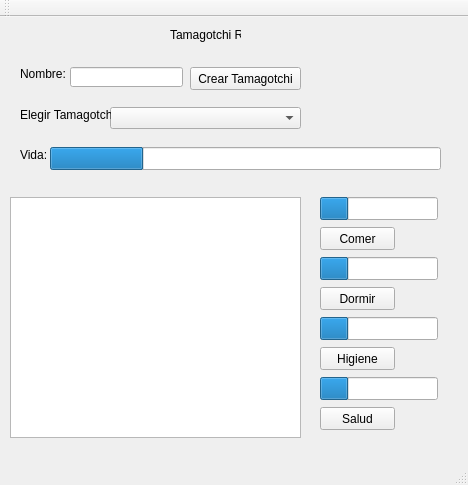
<?xml version="1.0" encoding="UTF-8"?>
<ui version="4.0">
 <class>Tamagotchi</class>
 <widget class="QMainWindow" name="Tamagotchi">
  <property name="geometry">
   <rect>
    <x>0</x>
    <y>0</y>
    <width>468</width>
    <height>485</height>
   </rect>
  </property>
  <property name="windowTitle">
   <string>Tamagotchi</string>
  </property>
  <widget class="QWidget" name="centralWidget">
   <widget class="QPushButton" name="ComerB">
    <property name="geometry">
     <rect>
      <x>320</x>
      <y>210</y>
      <width>75</width>
      <height>23</height>
     </rect>
    </property>
    <property name="text">
     <string>Comer</string>
    </property>
   </widget>
   <widget class="QPushButton" name="DormirB">
    <property name="geometry">
     <rect>
      <x>320</x>
      <y>270</y>
      <width>75</width>
      <height>23</height>
     </rect>
    </property>
    <property name="text">
     <string>Dormir</string>
    </property>
   </widget>
   <widget class="QPushButton" name="HigieneB">
    <property name="geometry">
     <rect>
      <x>320</x>
      <y>330</y>
      <width>75</width>
      <height>23</height>
     </rect>
    </property>
    <property name="text">
     <string>Higiene</string>
    </property>
   </widget>
   <widget class="QPushButton" name="SaludB">
    <property name="geometry">
     <rect>
      <x>320</x>
      <y>390</y>
      <width>75</width>
      <height>23</height>
     </rect>
    </property>
    <property name="text">
     <string>Salud</string>
    </property>
   </widget>
   <widget class="QProgressBar" name="BarraComida">
    <property name="geometry">
     <rect>
      <x>320</x>
      <y>180</y>
      <width>118</width>
      <height>23</height>
     </rect>
    </property>
    <property name="value">
     <number>24</number>
    </property>
    <property name="textVisible">
     <bool>false</bool>
    </property>
   </widget>
   <widget class="QProgressBar" name="BarraDormir">
    <property name="geometry">
     <rect>
      <x>320</x>
      <y>240</y>
      <width>118</width>
      <height>23</height>
     </rect>
    </property>
    <property name="value">
     <number>24</number>
    </property>
    <property name="textVisible">
     <bool>false</bool>
    </property>
   </widget>
   <widget class="QProgressBar" name="BarraHigiene">
    <property name="geometry">
     <rect>
      <x>320</x>
      <y>300</y>
      <width>118</width>
      <height>23</height>
     </rect>
    </property>
    <property name="value">
     <number>24</number>
    </property>
    <property name="textVisible">
     <bool>false</bool>
    </property>
   </widget>
   <widget class="QProgressBar" name="BarraSalud">
    <property name="geometry">
     <rect>
      <x>320</x>
      <y>360</y>
      <width>118</width>
      <height>23</height>
     </rect>
    </property>
    <property name="value">
     <number>24</number>
    </property>
    <property name="textVisible">
     <bool>false</bool>
    </property>
   </widget>
   <widget class="QGraphicsView" name="Figura">
    <property name="geometry">
     <rect>
      <x>10</x>
      <y>180</y>
      <width>291</width>
      <height>241</height>
     </rect>
    </property>
   </widget>
   <widget class="QProgressBar" name="BarraVida">
    <property name="geometry">
     <rect>
      <x>50</x>
      <y>130</y>
      <width>391</width>
      <height>23</height>
     </rect>
    </property>
    <property name="value">
     <number>24</number>
    </property>
    <property name="textVisible">
     <bool>false</bool>
    </property>
   </widget>
   <widget class="QLabel" name="Vida">
    <property name="geometry">
     <rect>
      <x>20</x>
      <y>130</y>
      <width>31</width>
      <height>16</height>
     </rect>
    </property>
    <property name="text">
     <string>Vida:</string>
    </property>
   </widget>
   <widget class="QPushButton" name="CrearTamagotchi">
    <property name="geometry">
     <rect>
      <x>190</x>
      <y>50</y>
      <width>111</width>
      <height>23</height>
     </rect>
    </property>
    <property name="text">
     <string>Crear Tamagotchi</string>
    </property>
   </widget>
   <widget class="QLabel" name="Titulo">
    <property name="geometry">
     <rect>
      <x>170</x>
      <y>10</y>
      <width>71</width>
      <height>16</height>
     </rect>
    </property>
    <property name="text">
     <string>Tamagotchi RS</string>
    </property>
   </widget>
   <widget class="QLineEdit" name="NombreTamagotchi">
    <property name="geometry">
     <rect>
      <x>70</x>
      <y>50</y>
      <width>113</width>
      <height>20</height>
     </rect>
    </property>
   </widget>
   <widget class="QLabel" name="Nombre">
    <property name="geometry">
     <rect>
      <x>20</x>
      <y>50</y>
      <width>47</width>
      <height>13</height>
     </rect>
    </property>
    <property name="text">
     <string>Nombre:</string>
    </property>
   </widget>
   <widget class="QComboBox" name="comboBox">
    <property name="geometry">
     <rect>
      <x>-220</x>
      <y>60</y>
      <width>69</width>
      <height>22</height>
     </rect>
    </property>
   </widget>
   <widget class="QComboBox" name="comboBox_2">
    <property name="geometry">
     <rect>
      <x>110</x>
      <y>90</y>
      <width>191</width>
      <height>22</height>
     </rect>
    </property>
   </widget>
   <widget class="QLabel" name="label">
    <property name="geometry">
     <rect>
      <x>20</x>
      <y>90</y>
      <width>91</width>
      <height>16</height>
     </rect>
    </property>
    <property name="text">
     <string>Elegir Tamagotchi:</string>
    </property>
   </widget>
  </widget>
  <widget class="QMenuBar" name="menuBar">
   <property name="geometry">
    <rect>
     <x>0</x>
     <y>0</y>
     <width>468</width>
     <height>21</height>
    </rect>
   </property>
  </widget>
  <widget class="QToolBar" name="mainToolBar">
   <attribute name="toolBarArea">
    <enum>TopToolBarArea</enum>
   </attribute>
   <attribute name="toolBarBreak">
    <bool>false</bool>
   </attribute>
  </widget>
  <widget class="QStatusBar" name="statusBar"/>
 </widget>
 <layoutdefault spacing="6" margin="11"/>
 <resources/>
 <connections/>
</ui>
